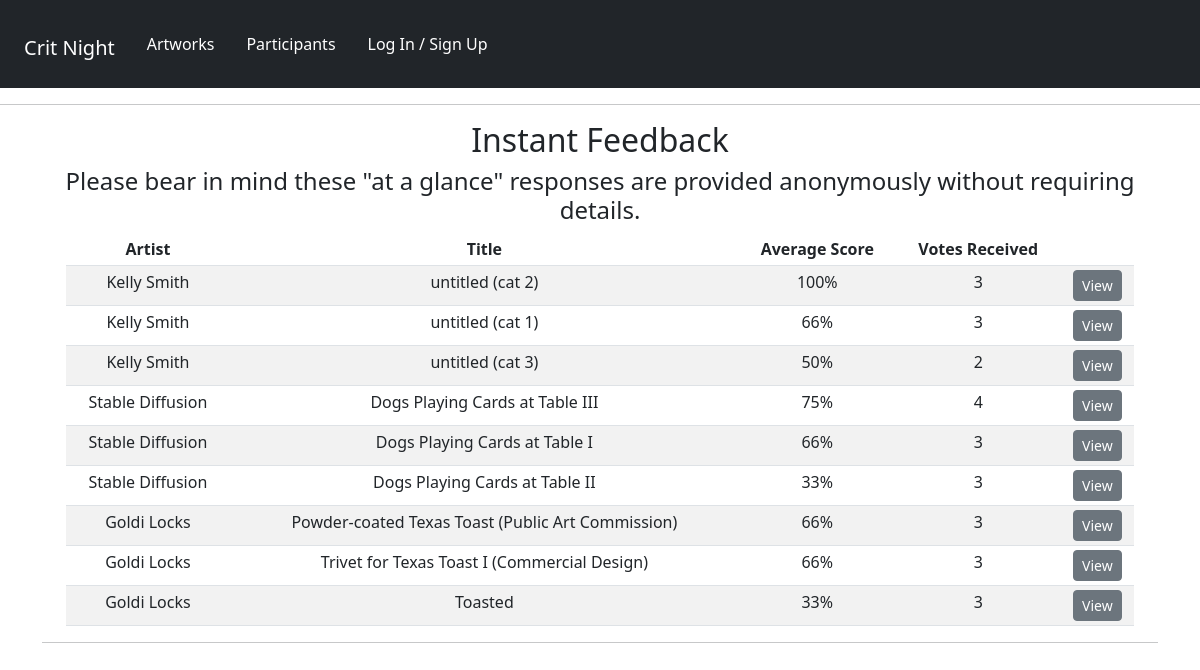
Before: /results/ with the older database file.
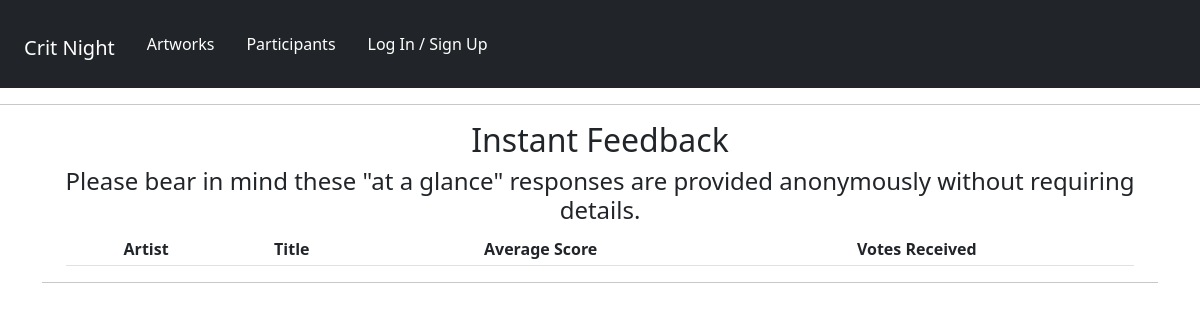
After: the same page with the newer database file.
### artworks/models.py (models this page shows, shortened)
class Artwork(models.Model):
    owner = models.ForeignKey(Profile, null=True, blank=True, on_delete=models.CASCADE)
    title = models.CharField(max_length=200, null=True)
    featured_image = models.ImageField(
        null=True, blank=True, default="default_image.jpg"
    )
    description = models.TextField(null=True, blank=True)
    topic = models.TextField(default="I would like feedback on:", null=True, blank=True)
    demo_link = models.CharField(max_length=2000, null=True, blank=True)
    source_link = models.CharField(max_length=2000, null=True, blank=True)
    tags = models.ManyToManyField("Tag", blank=True)
    vote_total = models.IntegerField(default=0, null=True, blank=True)
    vote_ratio = models.IntegerField(default=0, null=True, blank=True)
    created = models.DateTimeField(auto_now_add=True)
    id = models.UUIDField(
        default=uuid.uuid4, unique=True, primary_key=True, editable=False
    )
    class Meta:
        ordering = ["owner", "-vote_ratio", "-vote_total", "title"]

### panelists/models.py (models this page shows, shortened)
class Profile(models.Model):
    user = models.OneToOneField(User, on_delete=models.CASCADE, null=True, blank=True)
    name = models.CharField(max_length=200, null=True, blank=True)
    ROLE_TYPE = (
        ("moderator", "Moderator"),
        ("artist", "Artist"),
    )
    role = models.CharField(max_length=200, null=True, choices=ROLE_TYPE)
    media = models.CharField(max_length=200, null=True, blank=True)
    email = models.EmailField(max_length=500, null=True, blank=True)
    username = models.CharField(max_length=200, null=True, blank=True)
    pronouns = models.CharField(max_length=200, null=True, blank=True)
    brief_bio = models.TextField(max_length=1500, null=True, blank=True)
    profile_image = models.ImageField(
        null=True,
        blank=True,
        upload_to="profiles/",
        default="profiles/default-profile.png",
    )
    website = models.CharField(max_length=200, null=True, blank=True)
    social_insta = models.CharField(max_length=200, blank=True, null=True)
    social_twitter = models.CharField(max_length=200, blank=True, null=True)
    social_other = models.CharField(max_length=200, blank=True, null=True)
    created = models.DateTimeField(auto_now_add=True)
    id = models.UUIDField(
        default=uuid.uuid4, unique=True, primary_key=True, editable=False
    )

### artworks/views.py (the view)
# urls.py: path("", views.results, name="results"),
def results(request):
    artworks = Artwork.objects.all()
    context = {"artworks": artworks}
    return render(request, "artworks/results.html", context)

### artworks/templates/artworks/results.html
{% extends 'main.html' %}
{% block content %}
<div class ="container text-center">
  <h2>Instant Feedback</h2>
  <h4>Please bear in mind these "at a glance" responses are provided anonymously without requiring details.</h4>
      <div class="container text-center">
          <div class="container">
              <table class="table table-sm table-striped">
              <thead>
              <tr>
                  <th scope="col">Artist</th>
                  <th scope="col">Title</th>
                  <th scope="col">Average Score</th>
                  <th scope="col">Votes Received</th>
                  <th scope="col"></th>
              </tr>
              </thead>
              <tbody>
                  {% for artwork in artworks %}
                  <tr>
                      <td>{{artwork.owner.name}}</td>
                      <td>{{artwork.title}}</td>
                      <td>{{artwork.vote_ratio}}%</td>
                      <td>{{artwork.vote_total}}</td>
                      <td>
                        <a href="{% url 'artwork' artwork.id %}" class="btn btn-secondary btn-sm">View</a></td>
                  </tr>
              {% endfor %}
              </tbody>
          </table>
          </div>
      </div>
{% endblock content %}

### templates/main.html (shortened to what this page needs)
<!DOCTYPE html>
{% load static %}
<html>
<head>
    <link rel='stylesheet' type='text/css' media='screen' href='{% static "styles/main.css" %}'>
    <link rel="stylesheet" href="https://cdnjs.cloudflare.com/ajax/libs/font-awesome/4.7.0/css/font-awesome.min.css">
    <link rel="stylesheet" href="https://cdn.jsdelivr.net/npm/bootstrap@5.2.3/dist/css/bootstrap.min.css">
</head>
<body>
    {% include 'navbar.html' %}
    {% block content %}
    {% endblock content %}
</body>
<hr>
</html>

### templates/navbar.html (shortened to what this page needs)
{% load static %}
<header class="header">
  <nav class="navbar navbar-dark bg-dark">
    <div class="container-fluid">
    <nav class="navbar navbar-dark bg-dark">
      <div class="container-fluid">
        <h1><a href="{% url 'artworks' %}" a class="navbar-brand">Crit Night</a></h1>
        <ul class="nav justify-content-end">
          <ul class="nav justify-content-end">
            <li class="nav-item">
              <a class="nav-link active text-white" aria-current="page" href="{% url 'artworks' %}">Artworks</a>
            </li>
            <li class="nav-item">
              <a class="nav-link active text-white" aria-current="page" href="{% url 'profiles' %}">Participants</a>
            </li>
            {% if request.user.is_authenticated %}
            <li class="nav-item">
              <a class="nav-link active text-white" aria-current="page" href="{% url 'account' %}">My Account</a>
            </li>
            <li class="nav-item">
              <a class="nav-link active text-white" aria-current="page" href="{% url 'create-artwork' %}">Add Artwork</a>
            </li>
            <li class="nav-item">
              <a class="nav-link active text-white" aria-current="page" href="{% url 'inbox' %}">Inbox</a>
            </li>
            <li class="nav-item">
              <a class="nav-link active text-white" aria-current="page" href="{% url 'results' %}">Results</a>
            </li>
            <li class="nav-item">
              <a class="nav-link active text-white" aria-current="page" href="{% url 'logout' %}">Log Out</a>
            </li>
            {% else %}
            <li class="nav-item">
              <a class="nav-link active text-white" aria-current="page" href="{% url 'login' %}">Log In / Sign Up</a>
            </li>
            {% endif %}
          </ul>
        </div>
      </div>
    </nav>
</header>
<hr>

### static/styles/main.css (style rules this page uses)
ul li { list-style: none; }

Changed rows visible on the page:
removed Artwork: owner.name "Kelly Smith", title "untitled (cat 2)", vote_ratio "100", vote_total "3"
removed Artwork: owner.name "Kelly Smith", title "untitled (cat 1)", vote_ratio "66", vote_total "3"
removed Artwork: owner.name "Kelly Smith", title "untitled (cat 3)", vote_ratio "50", vote_total "2"
removed Artwork: owner.name "Stable Diffusion", title "Dogs Playing Cards at Table III", vote_ratio "75", vote_total "4"
removed Artwork: owner.name "Stable Diffusion", title "Dogs Playing Cards at Table I", vote_ratio "66", vote_total "3"
removed Artwork: owner.name "Stable Diffusion", title "Dogs Playing Cards at Table II", vote_ratio "33", vote_total "3"
removed Artwork: owner.name "Goldi Locks", title "Powder-coated Texas Toast (Public Art Commission)", vote_ratio "66", vote_total "3"
removed Artwork: owner.name "Goldi Locks", title "Trivet for Texas Toast I (Commercial Design)", vote_ratio "66", vote_total "3"
removed Artwork: owner.name "Goldi Locks", title "Toasted", vote_ratio "33", vote_total "3"
